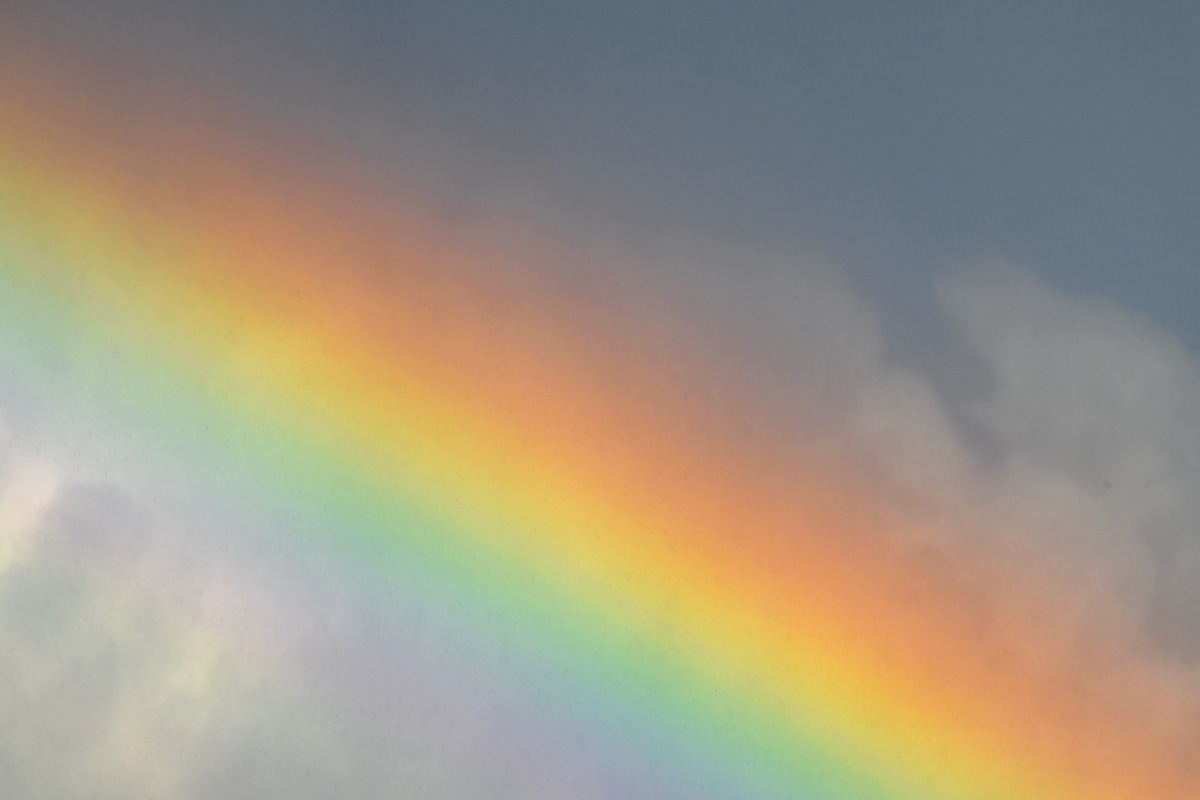
#> input picture lab2/imgs/B02.jpg, 1200 x 800 px
$ python main.py -i ../lab2/imgs/B02.jpg
#> lines starting #> are read from the running program, lines starting #| are printed output that depends on the picture
import argparse
import numpy as np
import scipy.fftpack
import cv2
import matplotlib.pyplot as plt
import os
import re

QY = np.array(
    [
        [16, 11, 10, 16, 24, 40, 51, 61],
        [12, 12, 14, 19, 26, 58, 60, 55],
        [14, 13, 16, 24, 40, 57, 69, 56],
        [14, 17, 22, 29, 51, 87, 80, 62],
        [18, 22, 37, 56, 68, 109, 103, 77],
        [24, 36, 55, 64, 81, 104, 113, 92],
        [49, 64, 78, 87, 103, 121, 120, 101],
        [72, 92, 95, 98, 112, 100, 103, 99],
    ]
)

QC = np.array(
    [
        [17, 18, 24, 47, 99, 99, 99, 99],
        [18, 21, 26, 66, 99, 99, 99, 99],
        [24, 26, 56, 99, 99, 99, 99, 99],
        [47, 66, 99, 99, 99, 99, 99, 99],
        [99, 99, 99, 99, 99, 99, 99, 99],
        [99, 99, 99, 99, 99, 99, 99, 99],
        [99, 99, 99, 99, 99, 99, 99, 99],
        [99, 99, 99, 99, 99, 99, 99, 99],
    ]
)

QN = np.ones((8, 8))


ZIGZAG_TEMPLATE = np.array(
    [
        [0, 1, 5, 6, 14, 15, 27, 28],
        [2, 4, 7, 13, 16, 26, 29, 42],
        [3, 8, 12, 17, 25, 30, 41, 43],
        [9, 11, 18, 24, 31, 40, 44, 53],
        [10, 19, 23, 32, 39, 45, 52, 54],
        [20, 22, 33, 38, 46, 51, 55, 60],
        [21, 34, 37, 47, 50, 56, 59, 61],
        [35, 36, 48, 49, 57, 58, 62, 63],
    ]
)
ZIGZAG_INDICES = ZIGZAG_TEMPLATE.flatten()
INVERSE_ZIGZAG_INDICES = np.argsort(ZIGZAG_INDICES)


class JpegData:
    def __init__(self, OGShape, Ratio="4:4:4", QY=np.ones((8, 8)), QC=np.ones((8, 8))):
        self.shape = OGShape
        self.Y = np.array([])
        self.Cb = np.array([])
        self.Cr = np.array([])
        self.ChromaRatio = Ratio
        self.QY = QY
        self.QC = QC


def dct2(a):
    return scipy.fftpack.dct(
        scipy.fftpack.dct(a.astype(float), axis=0, norm="ortho"), axis=1, norm="ortho"
    )


def idct2(a):
    return scipy.fftpack.idct(
        scipy.fftpack.idct(a.astype(float), axis=0, norm="ortho"), axis=1, norm="ortho"
    )


def view_as_blocks(arr, block_shape=(8, 8)):
    h, w = arr.shape
    bh, bw = block_shape
    return arr.reshape(h // bh, bh, w // bw, bw).swapaxes(1, 2).reshape(-1, bh, bw)


def inverse_view_as_blocks(blocks, image_shape):
    h, w = image_shape
    bh, bw = blocks.shape[1], blocks.shape[2]
    return blocks.reshape(h // bh, w // bw, bh, bw).swapaxes(1, 2).reshape(h, w)


def CompressLayer(layer, Q_table):
    if layer.shape[0] % 8 != 0 or layer.shape[1] % 8 != 0:
        raise ValueError("Layer dimensions must be multiples of 8.")

    blocks = view_as_blocks(layer.astype(float))

    dct_blocks = dct2(blocks)

    quantized_blocks = np.round(dct_blocks / Q_table).astype(np.int32)

    flattened_blocks = quantized_blocks.reshape(-1, 64)
    zigzagged_data = flattened_blocks[:, ZIGZAG_INDICES]

    return zigzagged_data.flatten()


def DecompressLayer(compressed_data, Q_table, layer_shape):
    h, w = layer_shape

    vectors = compressed_data.reshape(-1, 64)
    unzigzagged_vectors = vectors[:, INVERSE_ZIGZAG_INDICES]

    quantized_blocks = unzigzagged_vectors.reshape(-1, 8, 8)
    dequantized_blocks = quantized_blocks.astype(float) * Q_table

    dct_blocks = idct2(dequantized_blocks)

    layer = inverse_view_as_blocks(dct_blocks, layer_shape)

    return layer


def CompressJPEG(RGB, Ratio="4:4:4", use_quantization_tables=True):
    original_shape = RGB.shape

    if use_quantization_tables:
        Q_Y, Q_C = QY, QC
    else:
        Q_Y, Q_C = QN, QN

    JPEG = JpegData(original_shape, Ratio, Q_Y, Q_C)

    YCrCb = cv2.cvtColor(RGB, cv2.COLOR_RGB2YCrCb).astype(int)
    Y = YCrCb[:, :, 0] - 128
    Cr = YCrCb[:, :, 1] - 128
    Cb = YCrCb[:, :, 2] - 128

    if Ratio == "4:2:2":
        Cr_subsampled = Cr[:, ::2]
        Cb_subsampled = Cb[:, ::2]
    else:
        Cr_subsampled = Cr
        Cb_subsampled = Cb

    JPEG.Y = CompressLayer(Y, JPEG.QY)
    JPEG.Cr = CompressLayer(Cr_subsampled, JPEG.QC)
    JPEG.Cb = CompressLayer(Cb_subsampled, JPEG.QC)

    return JPEG


def DecompressJPEG(JPEG):
    h, w, _ = JPEG.shape
    y_shape = (h, w)

    if JPEG.ChromaRatio == "4:2:2":
        c_shape = (h, w // 2)
    else:
        c_shape = (h, w)

    Y = DecompressLayer(JPEG.Y, JPEG.QY, y_shape)
    Cr_subsampled = DecompressLayer(JPEG.Cr, JPEG.QC, c_shape)
    Cb_subsampled = DecompressLayer(JPEG.Cb, JPEG.QC, c_shape)

    if JPEG.ChromaRatio == "4:2:2":
        Cr = np.repeat(Cr_subsampled, 2, axis=1)
        Cb = np.repeat(Cb_subsampled, 2, axis=1)
    else:
        Cr = Cr_subsampled
        Cb = Cb_subsampled

    Y += 128
    Cr += 128
    Cb += 128

    Y = Y[:h, :w]
    Cr = Cr[:h, :w]
    Cb = Cb[:h, :w]

    YCrCb = np.dstack([Y, Cr, Cb]).clip(0, 255).astype(np.uint8)
    RGB = cv2.cvtColor(YCrCb, cv2.COLOR_YCrCb2RGB)

    return RGB


def process_image(image_rgb, display=True, output_basename="full_comparison"):
    if not isinstance(image_rgb, np.ndarray):
        raise TypeError("image must be a numpy array (HxWx3 RGB).")
    if image_rgb.ndim != 3 or image_rgb.shape[2] != 3:
        raise ValueError("image must have shape HxWx3 (RGB).")
    if image_rgb.dtype != np.uint8:
        image_rgb = image_rgb.astype(np.uint8)

    h, w, _ = image_rgb.shape
    new_h = (h // 8) * 8
    new_w = (w // 16) * 16
    image_rgb_cropped = image_rgb[:new_h, :new_w]

    print(f"Original image size: {h}x{w}")
    print(f"Cropped size for compatibility: {new_h}x{new_w}")

    jpeg_data1 = CompressJPEG(
        image_rgb_cropped, Ratio="4:4:4", use_quantization_tables=False
    )
    reconstructed1 = DecompressJPEG(jpeg_data1)

    jpeg_data2 = CompressJPEG(
        image_rgb_cropped, Ratio="4:4:4", use_quantization_tables=True
    )
    reconstructed2 = DecompressJPEG(jpeg_data2)

    jpeg_data3 = CompressJPEG(
        image_rgb_cropped, Ratio="4:2:2", use_quantization_tables=False
    )
    reconstructed3 = DecompressJPEG(jpeg_data3)

    jpeg_data4 = CompressJPEG(
        image_rgb_cropped, Ratio="4:2:2", use_quantization_tables=True
    )
    reconstructed4 = DecompressJPEG(jpeg_data4)

    fig, axs = plt.subplots(2, 3, figsize=(15, 10))

    axs[0, 0].imshow(image_rgb_cropped)
    axs[0, 0].set_title("Original")
    axs[0, 0].axis("off")

    axs[0, 1].imshow(reconstructed1)
    axs[0, 1].set_title("4:4:4, no quantization")
    axs[0, 1].axis("off")

    axs[0, 2].imshow(reconstructed2)
    axs[0, 2].set_title("4:4:4, with quantization")
    axs[0, 2].axis("off")

    axs[1, 0].axis("off")

    axs[1, 1].imshow(reconstructed3)
    axs[1, 1].set_title("4:2:2, no quantization")
    axs[1, 1].axis("off")

    axs[1, 2].imshow(reconstructed4)
    axs[1, 2].set_title("4:2:2, with quantization")
    axs[1, 2].axis("off")

    plt.tight_layout()

    output_filename = f"{output_basename}_full_comparison.png"
    fig.savefig(output_filename, bbox_inches="tight")
    print(f"Saved full image comparison to '{output_filename}'")

    if display:
        plt.show()


def analyze_and_display_fragment(
    fragment, title, display=True, output_basename="fragment"
):
    h, w, _ = fragment.shape
    new_h = (h // 8) * 8
    new_w = (w // 16) * 16
    if new_h == 0 or new_w == 0:
        print(
            f"Skipping fragment '{title}' because its dimensions are too small after cropping."
        )
        return

    fragment_cropped = fragment[:new_h, :new_w]

    jpeg_data1 = CompressJPEG(
        fragment_cropped, Ratio="4:4:4", use_quantization_tables=False
    )
    reconstructed1 = DecompressJPEG(jpeg_data1)

    jpeg_data2 = CompressJPEG(
        fragment_cropped, Ratio="4:4:4", use_quantization_tables=True
    )
    reconstructed2 = DecompressJPEG(jpeg_data2)

    jpeg_data3 = CompressJPEG(
        fragment_cropped, Ratio="4:2:2", use_quantization_tables=False
    )
    reconstructed3 = DecompressJPEG(jpeg_data3)

    jpeg_data4 = CompressJPEG(
        fragment_cropped, Ratio="4:2:2", use_quantization_tables=True
    )
    reconstructed4 = DecompressJPEG(jpeg_data4)

    fig, axs = plt.subplots(1, 5, figsize=(20, 4))
    fig.suptitle(title, fontsize=16)

    axs[0].imshow(fragment_cropped)
    axs[0].set_title("Original")
    axs[0].axis("off")

    axs[1].imshow(reconstructed1)
    axs[1].set_title("4:4:4, No Quant")
    axs[1].axis("off")

    axs[2].imshow(reconstructed2)
    axs[2].set_title("4:4:4, Quant")
    axs[2].axis("off")

    axs[3].imshow(reconstructed3)
    axs[3].set_title("4:2:2, No Quant")
    axs[3].axis("off")

    axs[4].imshow(reconstructed4)
    axs[4].set_title("4:2:2, Quant")
    axs[4].axis("off")

    plt.tight_layout(rect=[0, 0.03, 1, 0.95])

    sanitized_title = re.sub(r"[^\w\s-]", "", title).strip().replace(" ", "_").lower()
    output_filename = f"{output_basename}_{sanitized_title}.png"
    fig.savefig(output_filename, bbox_inches="tight")
    print(f"Saved fragment analysis to '{output_filename}'")

    if display:
        plt.show()


def _parse_args():
    parser = argparse.ArgumentParser(description="Simple JPEG-like compression demo.")
    parser.add_argument(
        "--image-path",
        "-i",
        type=str,
        default="lena.png",
        help="Path to input image. If loading fails, a placeholder image is used.",
    )
    parser.add_argument(
        "--no-display",
        action="store_true",
        help="Do not display the comparison figures.",
    )
    return parser.parse_args()


if __name__ == "__main__":
    args = _parse_args()

    try:
        image_bgr = cv2.imread(args.image_path)
#> image_bgr is the input picture: shape (800, 1200, 3); mean B, G, R 131.9, 150.3, 159.6
        if image_bgr is None:
            raise FileNotFoundError
        image_rgb = cv2.cvtColor(image_bgr, cv2.COLOR_BGR2RGB)
        image_basename = os.path.splitext(os.path.basename(args.image_path))[0]
    except FileNotFoundError:
        print(
            f"Warning: could not load image '{args.image_path}'. Creating a placeholder test image."
        )
        image_rgb = np.zeros((256, 256, 3), dtype=np.uint8)
        image_rgb[:, :128] = [255, 0, 0]
        image_rgb[:, 128:] = [0, 0, 255]
        image_rgb[128:, :] = [0, 255, 0]
        image_basename = "placeholder_image"

    process_image(
        image_rgb, display=not args.no_display, output_basename=image_basename
    )
#| Original image size: 800x1200
#| Cropped size for compatibility: 800x1200
#> in DecompressJPEG, `Cb += 128`:
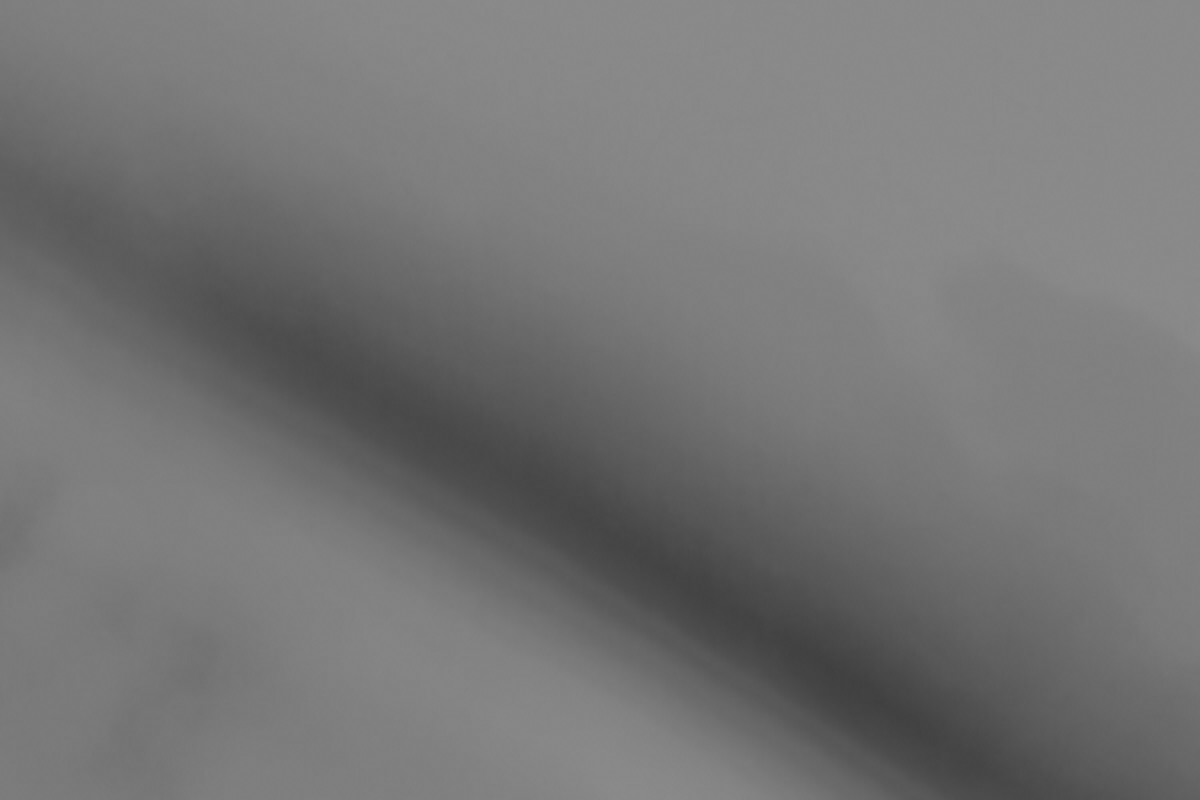
#> Cb: shape (800, 1200) float64; min 64.45, max 139.5, mean 117.2
#> in DecompressJPEG, `YCrCb = np.dstack([Y, Cr, Cb]).clip(0, 255).astype(np.uint8)`:
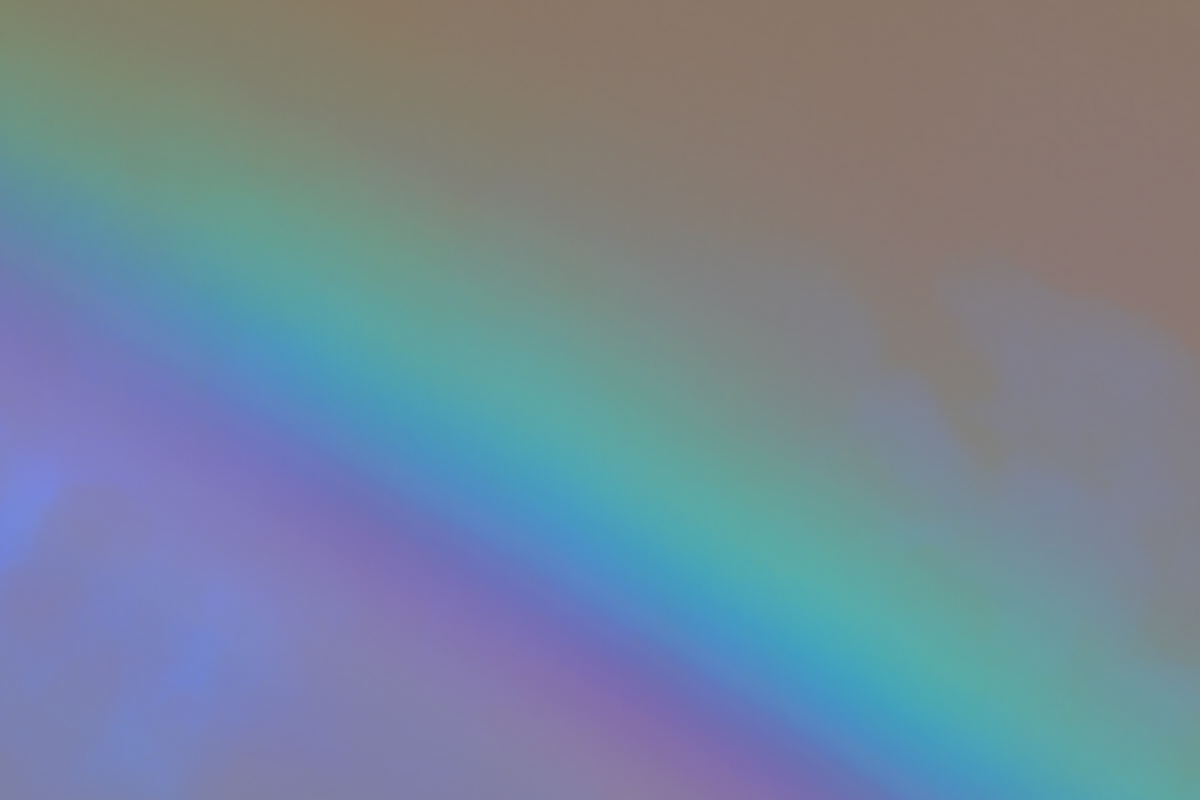
#> YCrCb: shape (800, 1200, 3); mean of channels 0, 1, 2 150.5, 133.7, 116.7; drawn as B, G, R
#> call 3 of CompressJPEG, with Ratio = '4:2:2', use_quantization_tables = False
#> in CompressJPEG (call 3), `Cr_subsampled = Cr[:, ::2]`:
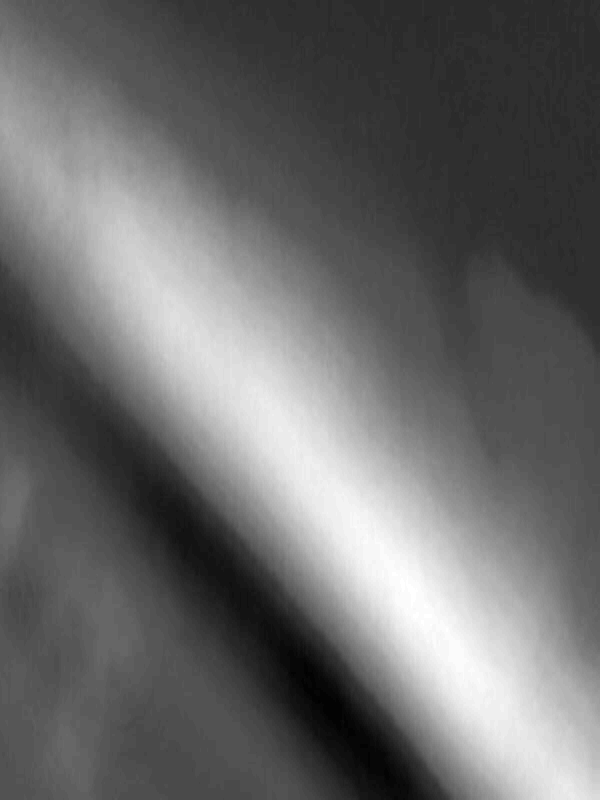
#> Cr_subsampled: shape (800, 600) int64; min -21, max 44, mean 6.2; drawn with min black and max white
#> in inverse_view_as_blocks (call 12), `return blocks.reshape(h // bh, w // bw, bh, bw).swapaxes(1, 2).reshape..`:
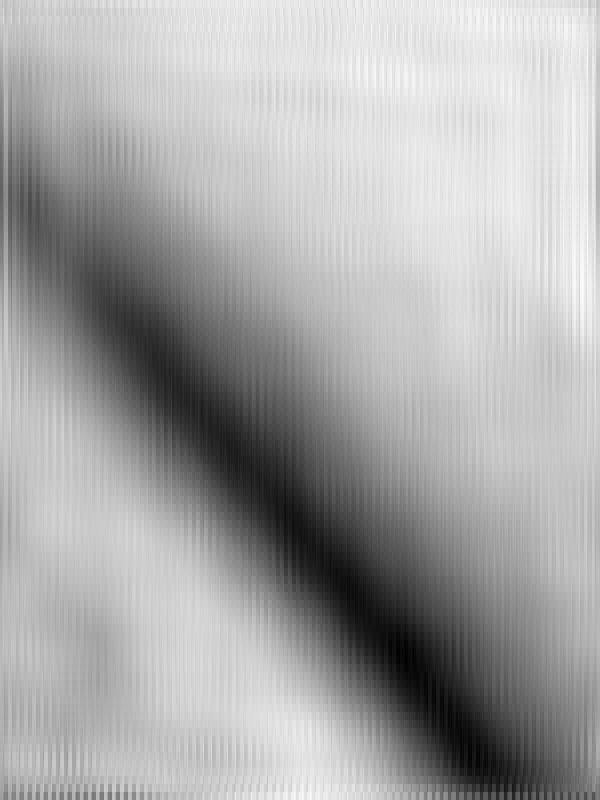
#> returned value: shape (800, 600) float64; min -64.88, max 17.71, mean -10.77; drawn with min black and max white

    print("\n--- Analyzing Image Fragments ---")

    # Cat 1
    # fragments_to_analyze = [
    #     {
    #         "title": "Fragment 1: Detail (Eye area)",
    #         "center": (900, 80),
    #     },
    #     {
    #         "title": "Fragment 2: Smooth Area (Leg)",
    #         "center": (435, 438),
    #     },
    #     {
    #         "title": "Fragment 3: High Contrast (Ear)",
    #         "center": (808, 53),
    #     },
    # ]

    # Cat 2
    # fragments_to_analyze = [
    #     {
    #         "title": "Fragment 1: Detail (Eye area)",
    #         "center": (470, 220),
    #     },
    #     {
    #         "title": "Fragment 2: Smooth Area (Fur)",
    #         "center": (600, 400),
    #     },
    #     {
    #         "title": "Fragment 3: High Contrast (Nose)",
    #         "center": (530, 255),
    #     },
    # ]

    # Cat 3
    # fragments_to_analyze = [
    #     {
    #         "title": "Fragment 1: Detail (Eye area)",
    #         "center": (550, 666),
    #     },
    #     {
    #         "title": "Fragment 2: Smooth Area (Ear)",
    #         "center": (880, 550),
    #     },
    #     {
    #         "title": "Fragment 3: High Contrast (Nose)",
    #         "center": (600, 830),
    #     },
    # ]

    # Cat 4
    fragments_to_analyze = [
        {
            "title": "Fragment 1: Detail (Eye area)",
            "center": (610, 200),
        },
        {
            "title": "Fragment 2: Smooth Area (Fur)",
            "center": (540, 400),
        },
        {
            "title": "Fragment 3: High Contrast (Nose)",
            "center": (550, 250),
        },
    ]

    img_h, img_w, _ = image_rgb.shape
#> img_h = 800; img_w = 1200
    for fragment_info in fragments_to_analyze:
        center_x, center_y = fragment_info["center"]
        size_w, size_h = fragment_info.get("size", (128, 128))

        half_w = size_w // 2
        half_h = size_h // 2

        start_x = max(0, center_x - half_w)
        end_x = min(img_w, center_x + half_w)
        start_y = max(0, center_y - half_h)
        end_y = min(img_h, center_y + half_h)

        if start_x >= end_x or start_y >= end_y:
            print(
                f"Skipping fragment '{fragment_info['title']}' as it is outside image bounds."
            )
            continue

        fragment = image_rgb[start_y:end_y, start_x:end_x]
        analyze_and_display_fragment(
            fragment,
            fragment_info["title"],
            display=not args.no_display,
            output_basename=image_basename,
        )
#> this loop made 3 passes
#> pass 1, in CompressJPEG (call 5), `Cr = YCrCb[:, :, 1] - 128`:
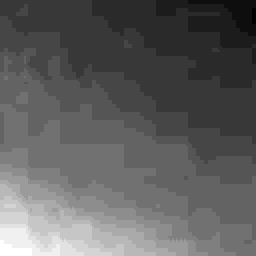
#> Cr: shape (128, 128) int64 (shown 2 times larger); min -7, max 11, mean -0.266; drawn with min black and max white
#> pass 1, in analyze_and_display_fragment, `fig.savefig(output_filename, bbox_inches="tight")`:
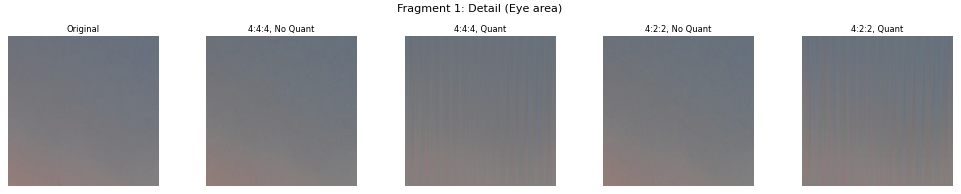
#> figure drawn by matplotlib, 5 panels
#> after the loop:
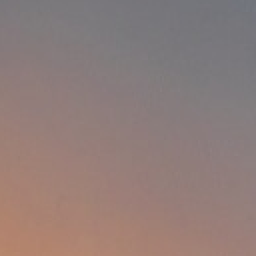
#> fragment: shape (128, 128, 3) (shown 2 times larger); mean R, G, B 143.3, 124.9, 121.6
